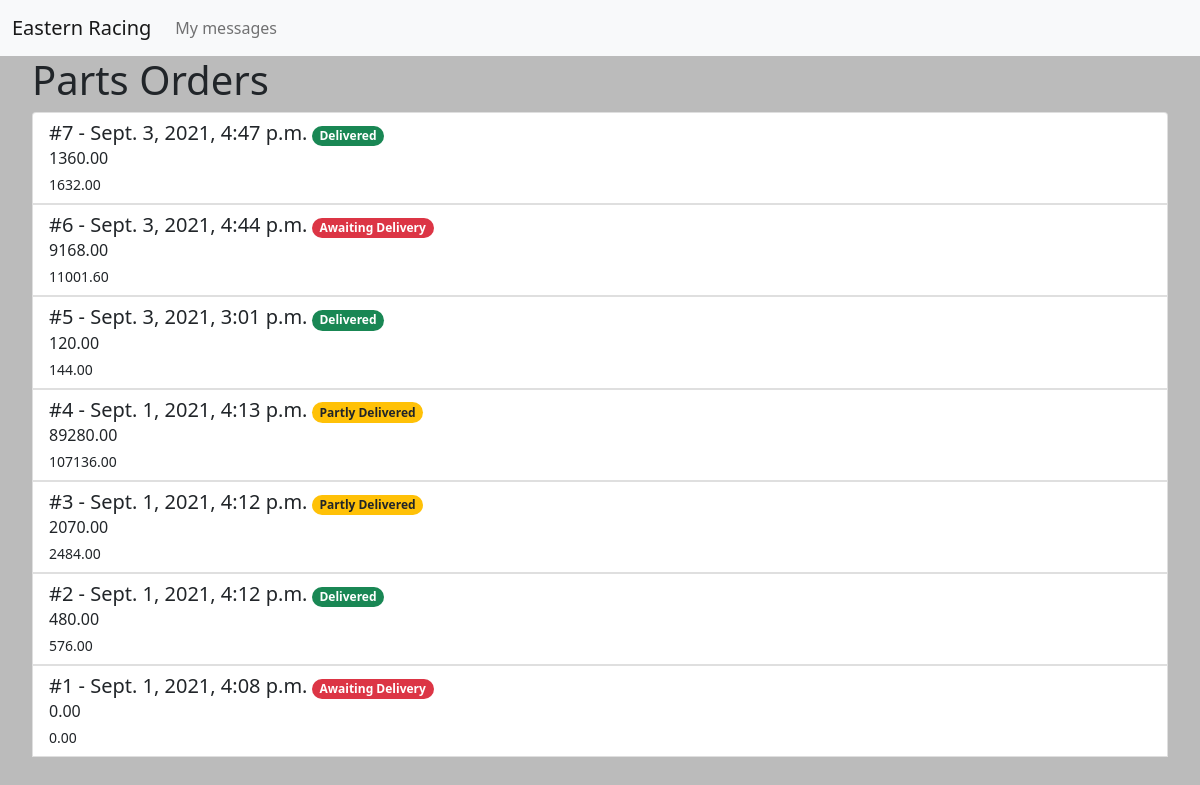
The page /parts/partsorder_list/ on the database as committed earlier.
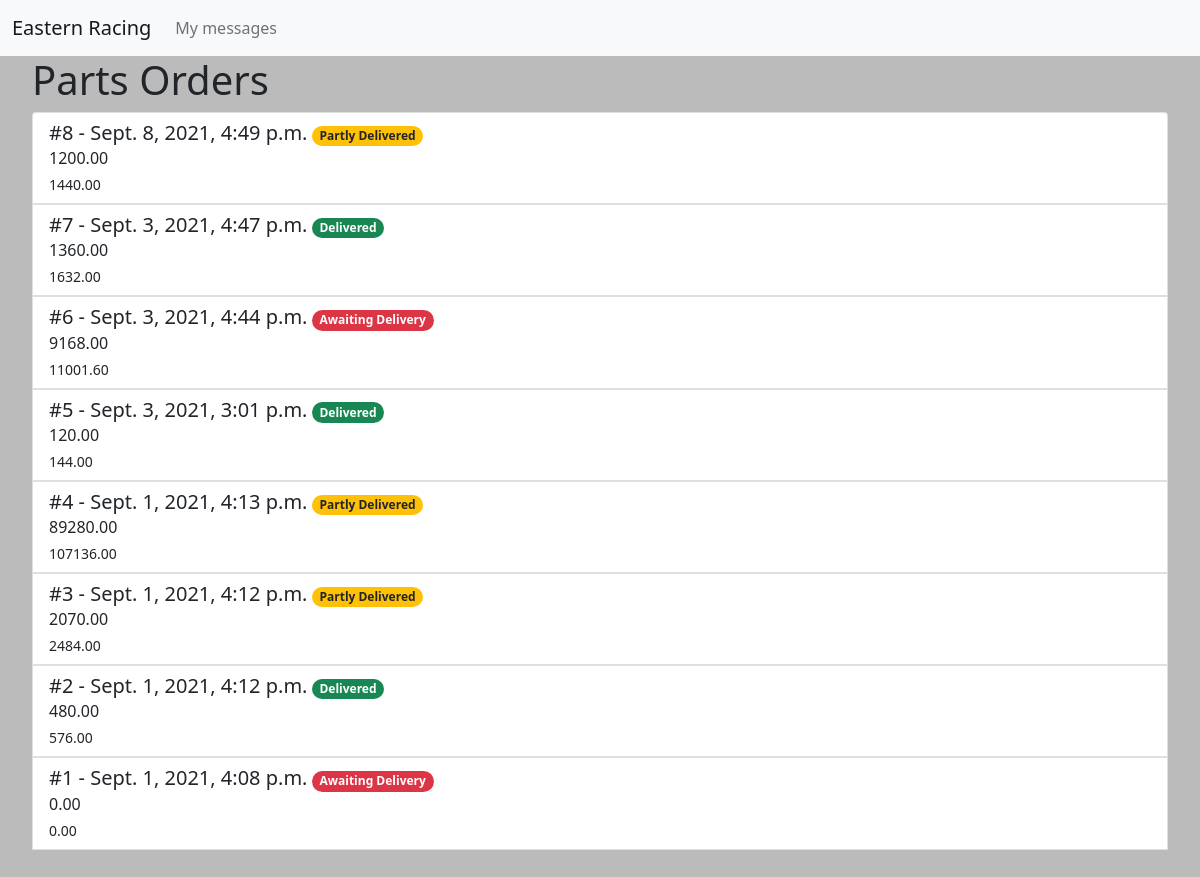
The same page on the database as committed later.
### parts/models.py (models this page shows, shortened)
class PartsOrder(models.Model):
    placed = models.DateTimeField(auto_now_add=True)
    sub_total = models.DecimalField(max_digits=10, decimal_places=2, default=0)
    vat = models.DecimalField(max_digits=10, decimal_places=2, default=0)
    grand_total = models.DecimalField(max_digits=10, decimal_places=2, default=0)
    editable = models.BooleanField(default=True)
    def get_delivery_status(self):
        checked_in = 0
        for unit in self.partsorderunit_set.all():
            if unit.checked_in:
                checked_in += 1
        if checked_in == 0:
            return 'awaiting'
        elif checked_in == self.partsorderunit_set.count():
            return 'delivered'
        else:
            return 'part'

### parts/views.py (the view)
# urls.py: path('partsorder_list/', views.PartsOrderList.as_view(), name='parts-order-list'),
class PartsOrderList(generic.ListView):
    model = PartsOrder
    def get_ordering(self):
        return '-placed'

### parts/models.py (called while the page is built)
    def __str__(self):
        return f"{self.part.name} x {self.quantity}"

### parts/templates/parts/partsorder_list.html (shortened to what this page needs)
{% extends 'cars/base.html' %}
{% block content %}
<h1>Parts Orders</h1>
<div class="list-group">
    {% for order in partsorder_list %}
    <a class="list-group-item list-group-item-action" data-bs-toggle="collapse" href="#collapse-{{ order.id }}" role="button" aria-expanded="false" aria-controls="collapseExample">
        <div class="d-flex w-100 justify-content-between">
            <div>
                <h5 class="mb-1 d-inline">#{{ order.id }} - {{ order.placed }}</h5>
                {% if order.get_delivery_status == 'awaiting' %}
                    <span class="badge rounded-pill bg-danger">Awaiting Delivery</span>
                {% elif order.get_delivery_status == 'delivered' %}
                    <span class="badge rounded-pill bg-success">Delivered</span>
                {% else %}
                    <span class="badge rounded-pill bg-warning text-dark">Partly Delivered</span>
                {% endif %}
            </div>
        </div>
        <p class="mb-1">{{ order.sub_total }}</p>
        <div class="d-flex w-100 justify-content-between">
            <small>{{ order.grand_total }}</small>
        </div>
    </a>
    {% endfor %}
</div>
{% endblock content %}

Rows that differ between the two databases and show on the page:
added PartsOrder: id "8", placed "Sept. 8, 2021, 4:49 p.m.", shows "Partly Delivered", sub_total "1200.00", grand_total "1440.00"
